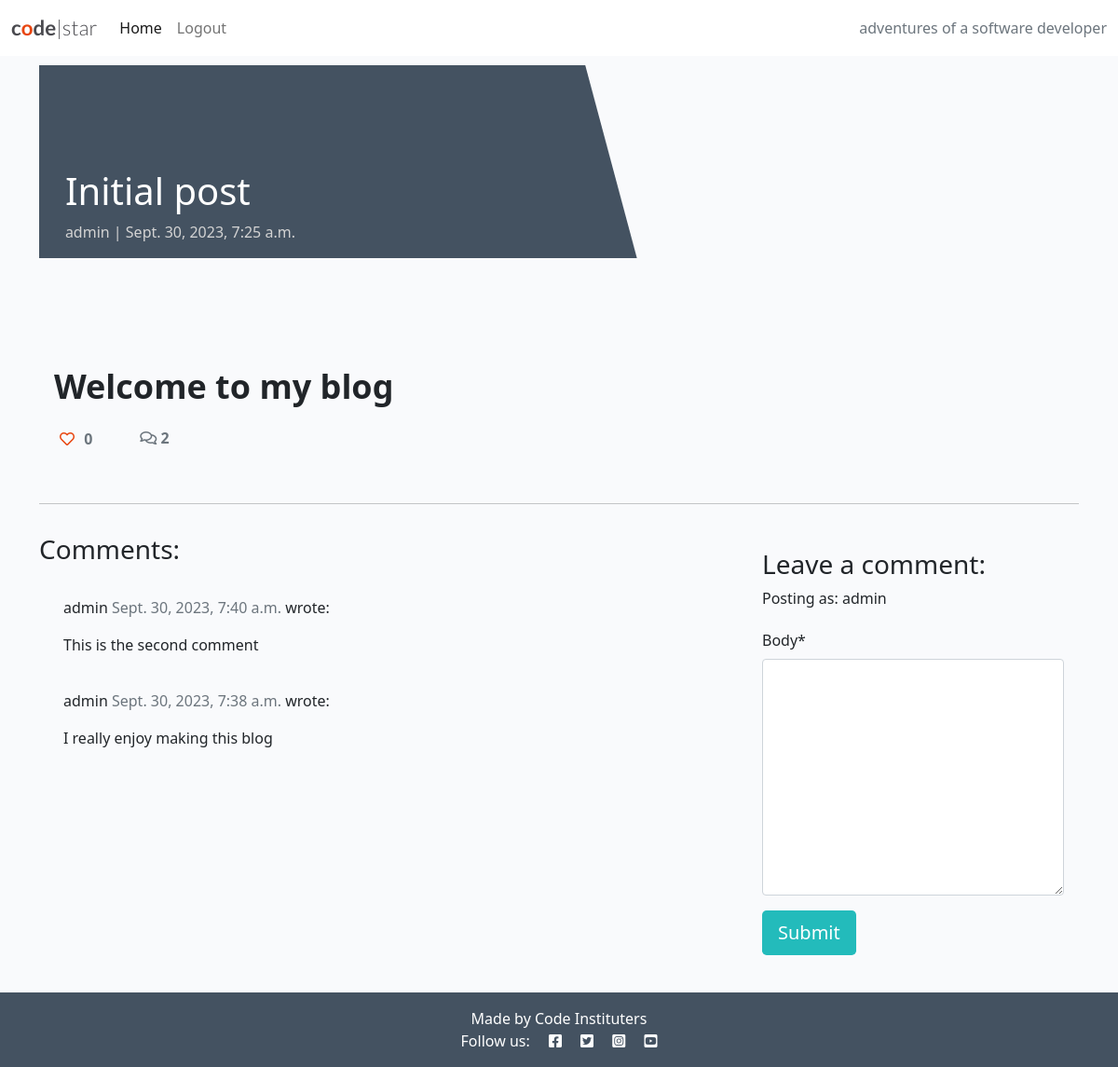
The page /initial-post/ (signed in) on the database its author committed.
### blog/models.py (models this page shows, shortened)
class Post(models.Model):
    title = models.CharField(max_length=200, unique=True)
    slug = models.SlugField(max_length=200, unique=True)
    author = models.ForeignKey(
        User, on_delete=models.CASCADE, related_name="blog_posts"
    )
    featured_image = CloudinaryField('image', default='placeholder')
    excerpt = models.TextField(blank=True)
    updated_on = models.DateTimeField(auto_now=True)
    content = models.TextField()
    created_on = models.DateTimeField(auto_now_add=True)
    status = models.IntegerField(choices=STATUS, default=0)
    likes = models.ManyToManyField(
        User, related_name='blogpost_like', blank=True)
    class Meta:
        ordering = ["-created_on"]
    def number_of_likes(self):
        return self.likes.count()

class Comment(models.Model):
    post = models.ForeignKey(Post, on_delete=models.CASCADE,
                             related_name="comments")
    name = models.CharField(max_length=80)
    email = models.EmailField()
    body = models.TextField()
    created_on = models.DateTimeField(auto_now_add=True)
    approved = models.BooleanField(default=False)
    class Meta:
        ordering = ["created_on"]

### blog/views.py (the view, shortened to what this page needs)
# urls.py: path('<slug:slug>/', views.PostDetail.as_view(), name='post_detail'),
class PostDetail(View):
    def get(self, request, slug, *args, **kwargs):
        queryset = Post.objects.filter(status=1)
        post = get_object_or_404(queryset, slug=slug)
        comments = post.comments.filter(approved=True).order_by("-created_on")
        liked = False
        if post.likes.filter(id=self.request.user.id).exists():
            liked = True
        return render(
            request,
            "post_detail.html",
            {
                "post": post,
                "comments": comments,
                "commented": False,
                "liked": liked,
                "comment_form": CommentForm()
            },
        )

### blog/forms.py
class CommentForm(forms.ModelForm):
    class Meta:
        model = Comment
        fields = ('body',)

### templates/post_detail.html (shortened to what this page needs)
{% extends 'base.html' %} {% block content %}
{% load crispy_forms_tags %}
<div class="masthead">
    <div class="container">
        <div class="row g-0">
            <div class="col-md-6 masthead-text">
                <h1 class="post-title">{{ post.title }}</h1>
                <p class="post-subtitle">{{ post.author }} | {{ post.created_on }}</p>
            </div>
            <div class="d-none d-md-block col-md-6 masthead-image">
            </div>
        </div>
    </div>
</div>
<div class="container">
    <div class="row">
        <div class="col card mb-4  mt-3 left  top">
            <div class="card-body">
                <p class="card-text ">
                    {{ post.content | safe }}
                </p>
                <div class="row">
                    <div class="col-1">
                        <strong>
                            {% if user.is_authenticated %}
                            <form class="d-inline" action="{% url 'post_like' post.slug %}" method="POST">
                                {% if liked %}
                                <button type="submit" name="blogpost_id" value="{{post.slug}}" class="btn-like"><i class="fas fa-heart"></i></button>
                                {% else %}
                                <button type="submit" name="blogpost_id" value="{{post.slug}}" class="btn-like"><i class="far fa-heart"></i></button>
                                {% endif %}
                            </form>
                            {% else %}
                            <span class="text-secondary"><i class="far fa-heart"></i></span>
                            {% endif %}
                        <span class="text-secondary">{{ post.number_of_likes }} </span>
                        </strong>
                    </div>
                    <div class="col-1">
                        {% with comments.count as total_comments %}
                        <strong class="text-secondary"><i class="far fa-comments"></i>
                            {{ total_comments }}</strong>
                        {% endwith %}
                    </div>
                </div>
            </div>
        </div>
    </div>
    <div class="row">
        <div class="col">
            <hr>
        </div>
    </div>
    <div class="row">
        <div class="col-md-8 card mb-4  mt-3 ">
            <h3>Comments:</h3>
            <div class="card-body">
                {% for comment in comments %}
                <div class="comments" style="padding: 10px;">
                    <p class="font-weight-bold">
                        {{ comment.name }}
                        <span class=" text-muted font-weight-normal">
                            {{ comment.created_on }}
                        </span> wrote:
                    </p>
                    {{ comment.body | linebreaks }}
                </div>
                {% endfor %}
            </div>
        </div>
        <div class="col-md-4 card mb-4  mt-3 ">
            <div class="card-body">
                {% if commented %}
                <div class="alert alert-success" role="alert">
                    Your comment is awaiting approval
                </div>
                {% else %}
                {% if user.is_authenticated %}
                <h3>Leave a comment:</h3>
                <p>Posting as: {{ user.username }}</p>
                <form method="post" style="margin-top: 1.3em;">
                    {{ comment_form | crispy }}
                    <button type="submit" class="btn btn-signup btn-lg">Submit</button>
                </form>
                {% endif %}
                {% endif %}
            </div>
        </div>
    </div>
</div>
{% endblock content %}

### static/css/style.css (style rules this page uses)
body { background-color: #F9FAFC; }
.main-bg { background-color: #F9FAFC; }
.card { border: none; background-color: transparent; }
.masthead { margin-top: 10px; overflow: hidden; position: relative; display: inline-block; height: 33vh; width: 100%; }
.masthead-text { background-color: #445261; color: white; position: relative; }
.masthead-image { position: relative; overflow: hidden; }
.masthead-image:after { content: ""; position: absolute; top: 0; right: 90%; height: 100%; width: 150%; background: #445261; -webkit-transform: skew(15deg); -moz-transform: skew(15deg); transform: skew(15deg); z-index: 100; }
.post-title { margin-top: 20%; margin-left: 5%; }
.post-subtitle { margin-left: 5%; color: lightgray; }
.btn-signup { background-color: #23BBBB; color: #fff; }
.btn-like { color: #E84610; border: none; background: transparent; }

### rows shown on the page
Post: title "Initial post", author "admin", created_on "Sept. 30, 2023, 7:25 a.m.", content "Welcome to my blog", number_of_likes "0"
Comment: name "admin", created_on "Sept. 30, 2023, 7:40 a.m.", body "This is the second comment"
Comment: name "admin", created_on "Sept. 30, 2023, 7:38 a.m.", body "I really enjoy making this blog"

### other values the page prints
{{ total_comments }} "2"
{{ user.username }} "admin"
